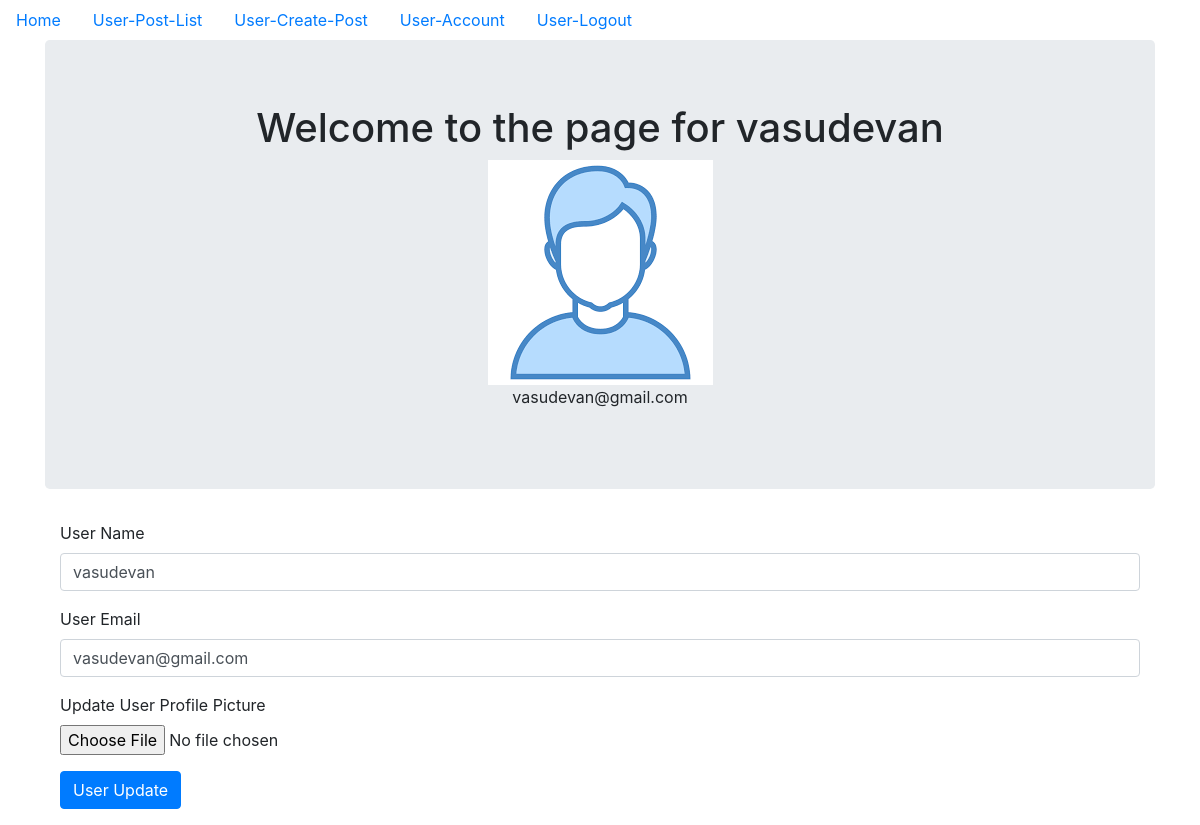
Page /user_account (signed in) on the committed database.
### models.py (models this page shows, shortened)
class User(db.Model, UserMixin):
    __tablename__ = 'user_table'
    id = db.Column(db.Integer, primary_key = True)
    profile_image = db.Column(db.String(20), nullable=False, default='user_default_profile.jpg')
    email = db.Column(db.String(64), unique=True, index=True)
    username = db.Column(db.String(64), unique=True, index=True)
    password_hash = db.Column(db.String(128))
    posts = db.relationship('UserBlogPost', backref='user_author', lazy=True)
    admin_id = db.Column(db.Integer,db.ForeignKey('admin_table.id'), nullable=False)

### user_site/user_authentication/views.py (the view)
@user_authentication_bp.route("/user_account", methods=['GET', 'POST'])
@login_required
@reauth_required('admin')
def user_account():
    form = User_UpdateForm()
    if form.validate_on_submit():
        if form.picture.data:
            username = current_user.username
            pic = add_profile_pic(form.picture.data,username)
            current_user.profile_image = pic
        current_user.username = form.username.data
        current_user.email = form.email.data
        db.session.commit()
        flash('User Account Updated')
        return redirect(url_for('user_authentication_bp.user_account'))
    elif request.method == 'GET':
        form.username.data = current_user.username
        form.email.data = current_user.email
    profile_image = url_for('static', filename='profile_pics/' + current_user.profile_image)
    return render_template('user_account.html', profile_image=profile_image, form=form)

### user_site/user_authentication/forms.py (shortened to what this page needs)
class User_UpdateForm(FlaskForm):
    email = StringField('User Email', validators=[DataRequired(),Email()])
    username = StringField('User Name', validators=[DataRequired()])
    picture = FileField('Update User Profile Picture', validators=[FileAllowed(['jpg', 'png'])])
    submit = SubmitField('User Update')

### models.py (called while the page is built)
@login_manager.user_loader
def load_user(user_id):
    user = User.query.get(user_id)
    if user:
        return user
    admin = Admin.query.get(user_id)
    if admin:
        return admin
    return None

### reauthentication.py (called while the page is built)
def reauth_required(role):
    def decorator(f):
        @wraps(f)
        def decorated_function(*args, **kwargs):
            if not session.get('reauthenticated'):
                flash('Please re-authenticate to access this page.', 'warning')
                if role == 'user' and current_user.id != 0:
                    return redirect(url_for('admin_authentication_bp.admin_login', next=request.url))
                elif role == 'admin' and current_user.id == 0:
                    return redirect(url_for('user_authentication_bp.user_login', next=request.url))
            return f(*args, **kwargs)
        return decorated_function
    return decorator

### user_site/templates/user_account.html (shortened to what this page needs)
{% extends "base.html" %}
{% block content %}
<div class="jumbotron">
  <div align='center'>
    <h1 >Welcome to the page for {{current_user.username}}</h1>
    <img align='center' src="{{ url_for('static', filename='profile_pics/' + current_user.profile_image) }}">
    <p>{{ current_user.email }}</p>
  </div>
</div>
<div class="container">
  <form class="form-group" method="POST" action = "" enctype="multipart/form-data">
    <div class="form-group">
      {{ form.username.label(class="form-control-label") }}
      {{form.username(class='form-control form-control-label')  }}
    </div>
    <div class="form-group">
      {{ form.email.label(class="form-control-label") }}
      {{form.email(class='form-control form-control-label')  }}
    </div>
    <div class="form-group">
      {{ form.picture.label(class="form-control-label") }}
      {{ form.picture(class="form-control-file") }}
    </div>
    <div class="form-group">
        {{ form.submit(class="btn btn-primary") }}
    </div>
  </form>
</div>
{% endblock content %}

### rows in the picture
User: username "vasudevan", profile_image (placeholder picture), email "vasudevan@gmail.com"
